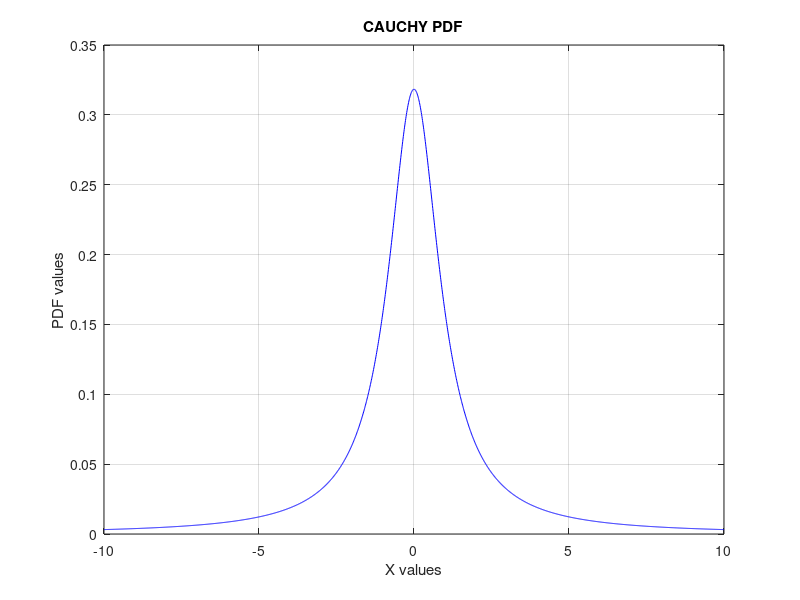

MATLAB code for this plot:
%CAUCHY PDF

%DEFINING location parameter
x0=0;
%DEFINING scale parameter
v=1;

%DEFINING ranges of x on which PDF will be computed
x=linspace(-10,10,2000);

%COMPUTING the PDF function - y = f(x)
y=(v^2./((x-x0).^2+v^2))/(pi*v);

%PLOTTING 
plot(x,y,'b');

%SETTING PLOT FEATURES
xlabel 'X values';
ylabel 'PDF values';
title 'CAUCHY PDF'
grid on;